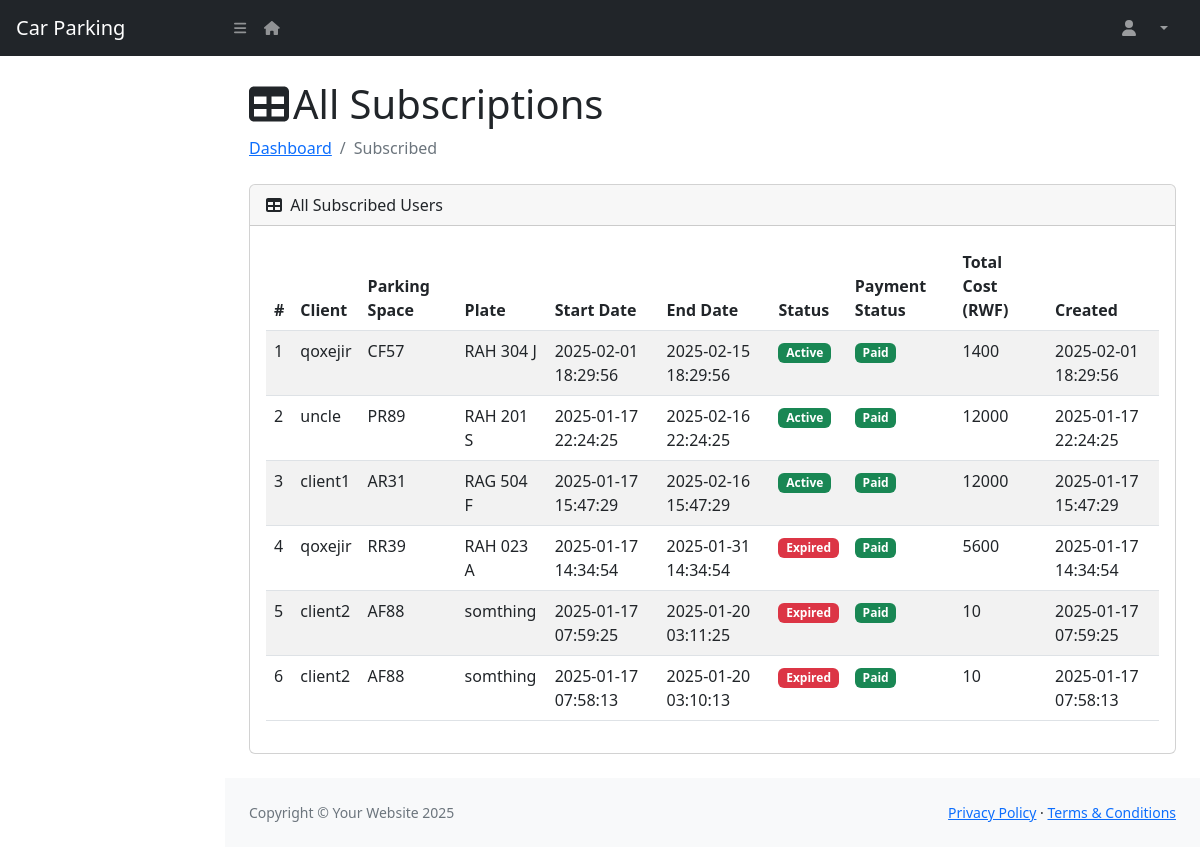
/dashboard/subscribed/, run on the app's committed database.
### app/models.py (models this page shows, shortened)
class Subscribed(models.Model):
    STATUS_CHOICES = [
        ('ACTIVE', 'Active'),
        ('EXPIRED', 'Expired'),
        ('CANCELLED', 'Cancelled'),
    ]
    client = models.ForeignKey(User, null=True, on_delete=models.SET_NULL,limit_choices_to={'role': 'CLIENT'}, related_name='subscriptions')
    parking_space = models.ForeignKey(ParkingSpace, on_delete=models.CASCADE, related_name='subscriptions')
    plate = models.CharField(validators=[plate_regex], max_length=9,help_text="Car plate number (e.g., AAA 000 A).")
    start_date = models.DateTimeField(default=now, help_text="Start date and time of the subscription.")
    end_date = models.DateTimeField(help_text="End date and time of the subscription.")
    status = models.CharField(max_length=20, choices=STATUS_CHOICES, default='ACTIVE', help_text="Current status of the subscription.")
    payment_status = models.BooleanField(default=False, help_text="Payment status: Paid or Not Paid.")
    total_cost = models.IntegerField(default=0, help_text="Total cost of the subscription.")
    created_at = models.DateTimeField(auto_now_add=True)
    updated_at = models.DateTimeField(auto_now=True)

class User(AbstractUser):
    class Role(models.TextChoices):
        ATTENDANTS = "ATTENDANTS", "Attendants"
        ADMIN = "ADMIN", "Admin"
        CLIENT = "CLIENT", "Client"
    role = models.CharField(
        max_length=50,
        choices=Role.choices,
        default=Role.CLIENT  # Set default role to CLIENT
    )
    phone_number = models.CharField(
        validators=[phone_regex],
        max_length=10,
        unique=True,
        null=True
    )
    groups = models.ManyToManyField(
        'auth.Group',
        related_name='users',
        blank=True,
        help_text='The groups this user belongs to.'
    )
    user_permissions = models.ManyToManyField(
        'auth.Permission',
        related_name='users',
        blank=True,
        help_text='Specific permissions for this user.'
    )

class ParkingSpace(models.Model):
    parking_lot = models.ForeignKey('ParkingLot', on_delete=models.PROTECT, related_name='parking_spaces')
    subscription = models.ForeignKey('Subscription', on_delete=models.PROTECT, null=True, blank=True)
    space_code = models.CharField(max_length=6, unique=True)
    type = models.CharField(max_length=20, choices=SPACE_TYPE_CHOICES, default='REGULAR')
    status = models.BooleanField(default=False)
    created_at = models.DateTimeField(auto_now_add=True)

### app/views.py (the view)
# urls.py: path('dashboard/subscribed/', views.subscription_list, name='subscription_list'),
def subscription_list(request):
    subscriptions = Subscribed.objects.all().order_by('-created_at')  # Fetch all subscriptions ordered by latest
    return render(request, 'dashboard/subscribed-list.html', {'subscriptions': subscriptions})

### app/templates/app/dashboard/subscribed-list.html (shortened to what this page needs)
{% extends 'dashboard/base.html' %}
{% load humanize %}
{% block content %}
<link rel="stylesheet" href="https://cdn.datatables.net/2.2.1/css/dataTables.dataTables.css">
<link rel="stylesheet" href="https://cdn.datatables.net/buttons/3.2.1/css/buttons.dataTables.css">
<div class="container-fluid px-4">
                      <div class="d-flex justify-content-between align-items-center">
                        <h1 class="mt-4"><i class="fas fa-table me-1"></i>All Subscriptions</h1>
                      </div>
                        <ol class="breadcrumb mb-4">
                            <li class="breadcrumb-item "><a href="{% url 'dashboard' %}"> Dashboard </a></li>
                            <li class="breadcrumb-item active">Subscribed</li>
                        </ol>
                        <div class="card mb-4">
                            <div class="card-header">
                                <i class="fas fa-table me-1"></i>
                                All Subscribed Users
                            </div>
                            <div class="card-body">
                                <table id="example" class="table table-striped">
                                    <thead>
                                        <tr>
                                            <th>#</th>
                                            <th>Client</th>
                                            <th>Parking Space</th>
                                            <th>Plate</th>
                                            <th>Start Date</th>
                                            <th>End Date</th>
                                            <th>Status</th>
                                            <th>Payment Status</th>
                                            <th>Total Cost (RWF)</th>
                                            <th>Created</th>
                                        </tr>
                                    </thead>
                                    <tbody>
                                        {% for subscription in subscriptions %}
                                        <tr>
                                            <td>{{ forloop.counter }}</td>
                                            <td>{{ subscription.client.username|default:"N/A" }}</td>
                                            <td>{{ subscription.parking_space.space_code }}</td>
                                            <td>{{ subscription.plate }}</td>
                                            <td>{{ subscription.start_date|date:"Y-m-d H:i:s" }}</td>
                                            <td>{{ subscription.end_date|date:"Y-m-d H:i:s" }}</td>
                                            <td>
                                                <span class="badge {% if subscription.status == 'ACTIVE' %}bg-success{% elif subscription.status == 'EXPIRED' %}bg-danger{% else %}bg-warning{% endif %}">
                                                    {{ subscription.get_status_display }}
                                                </span>
                                            </td>
                                            <td>
                                                {% if subscription.payment_status %}
                                                    <span class="badge bg-success">Paid</span>
                                                {% else %}
                                                    <span class="badge bg-danger">Not Paid</span>
                                                {% endif %}
                                            </td>
                                            <td>{{ subscription.total_cost }}</td>
                                            <td>{{ subscription.created_at|date:"Y-m-d H:i:s" }}</td>
                                        </tr>
                                        {% empty %}
                                        <tr>
                                            <td colspan="10" class="text-center">No subscriptions found.</td>
                                        </tr>
                                        {% endfor %}
                                    </tbody>
                                </table>
                            </div>
                        </div>
                    </div>
                {% endblock %}

### data on the page
Subscribed: client.username "qoxejir", parking_space.space_code "CF57", plate "RAH 304 J", start_date "2025-02-01 18:29:56", end_date "2025-02-15 18:29:56", status "Active", payment_status "Paid", total_cost "1400", created_at "2025-02-01 18:29:56"
Subscribed: client.username "uncle", parking_space.space_code "PR89", plate "RAH 201 S", start_date "2025-01-17 22:24:25", end_date "2025-02-16 22:24:25", status "Active", payment_status "Paid", total_cost "12000", created_at "2025-01-17 22:24:25"
Subscribed: client.username "client1", parking_space.space_code "AR31", plate "RAG 504 F", start_date "2025-01-17 15:47:29", end_date "2025-02-16 15:47:29", status "Active", payment_status "Paid", total_cost "12000", created_at "2025-01-17 15:47:29"
Subscribed: client.username "qoxejir", parking_space.space_code "RR39", plate "RAH 023 A", start_date "2025-01-17 14:34:54", end_date "2025-01-31 14:34:54", status "Expired", payment_status "Paid", total_cost "5600", created_at "2025-01-17 14:34:54"
Subscribed: client.username "client2", parking_space.space_code "AF88", plate "somthing", start_date "2025-01-17 07:59:25", end_date "2025-01-20 03:11:25", status "Expired", payment_status "Paid", total_cost "10", created_at "2025-01-17 07:59:25"
Subscribed: client.username "client2", parking_space.space_code "AF88", plate "somthing", start_date "2025-01-17 07:58:13", end_date "2025-01-20 03:10:13", status "Expired", payment_status "Paid", total_cost "10", created_at "2025-01-17 07:58:13"
